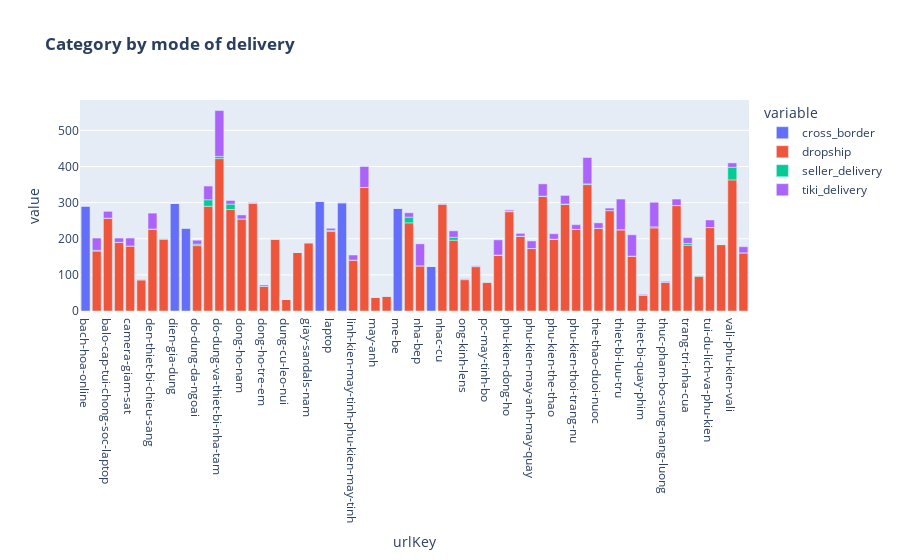

Here is the notebook cell this chart was saved with:
### Code cell
px.bar(df.pivot_table(index = 'urlKey', columns = 'fulfillment_type', values = 'sku', aggfunc = 'count', fill_value = 0).reset_index(), 
       x = "urlKey", 
       y = ["cross_border", "dropship", "seller_delivery", 'tiki_delivery'], 
       title = "<b>Category by mode of delivery<b>").show()

### Figure 1 — Plotly figure (JSON) as saved in the notebook; plotly's stock layout.template omitted (floating-point values rounded to 4 significant figures)
{"data": [{"alignmentgroup": "True", "hovertemplate": "variable=cross_border<br>urlKey=%{x}<br>value=%{y}<extra></extra>", "legendgroup": "cross_border", "marker": {"color": "#636efa", "pattern": {"shape": ""}}, "name": "cross_border", "offsetgroup": "cross_border", "orientation": "v", "showlegend": true, "textposition": "auto", "type": "bar", "x": ["bach-hoa-online", "balo", "balo-cap-tui-chong-soc-laptop", "balo-tui-dung-bao-da", "camera-giam-sat", "camera-hanh-trinh-action-camera-va-phu-kien", "den-thiet-bi-chieu-sang", "dep-nam", "dien-gia-dung", "dien-thoai-may-tinh-bang", "do-dung-da-ngoai", "do-dung-phong-ngu", "do-dung-va-thiet-bi-nha-tam", "do-tho-cung", "dong-ho-nam", "dong-ho-nu", "dong-ho-tre-em", "dung-cu-cau-ca", "dung-cu-leo-nui", "giay-boots-nam", "giay-sandals-nam", "lam-dep-suc-khoe", "laptop", "laptop-may-vi-tinh", "linh-kien-may-tinh-phu-kien-may-tinh", "mat-kinh", "may-anh", "may-bay-camera-va-phu-kien", "me-be", "ngoai-troi-san-vuon", "nha-bep", "nha-cua-doi-song", "nhac-cu", "noi-that", "ong-kinh-lens", "ong-kinh-ong-ngam", "pc-may-tinh-bo", "phong-an", "phu-kien-dong-ho", "phu-kien-giay-nam", "phu-kien-may-anh-may-quay", "phu-kien-nam-tui-xach", "phu-kien-the-thao", "phu-kien-thoi-trang-nam", "phu-kien-thoi-trang-nu", "sua-chua-nha-cua", "the-thao-duoi-nuoc", "thiet-bi-anh-sang", "thiet-bi-luu-tru", "thiet-bi-mang", "thiet-bi-quay-phim", "thiet-bi-van-phong-thiet-bi-ngoai-vi", "thuc-pham-bo-sung-nang-luong", "trang-suc", "trang-tri-nha-cua", "tui-bao-tu-tui-deo-bung", "tui-du-lich-va-phu-kien", "tui-xach-cong-so-nam", "vali-phu-kien-vali", "vi-nam"], "xaxis": "x", "y": [291, 0, 0, 0, 0, 0, 0, 0, 298, 230, 0, 0, 0, 0, 0, 0, 0, 0, 0, 0, 0, 304, 0, 300, 0, 0, 0, 0, 285, 0, 0, 124, 0, 0, 0, 0, 0, 0, 0, 0, 0, 0, 0, 0, 0, 0, 0, 0, 0, 0, 0, 0, 0, 0, 0, 0, 0, 0, 0, 0], "yaxis": "y"}, {"alignmentgroup": "True", "hovertemplate": "variable=dropship<br>urlKey=%{x}<br>value=%{y}<extra></extra>", "legendgroup": "dropship", "marker": {"color": "#EF553B", "pattern": {"shape": ""}}, "name": "dropship", "offsetgroup": "dropship", "orientation": "v", "showlegend": true, "textposition": "auto", "type": "bar", "x": ["bach-hoa-online", "balo", "balo-cap-tui-chong-soc-laptop", "balo-tui-dung-bao-da", "camera-giam-sat", "camera-hanh-trinh-action-camera-va-phu-kien", "den-thiet-bi-chieu-sang", "dep-nam", "dien-gia-dung", "dien-thoai-may-tinh-bang", "do-dung-da-ngoai", "do-dung-phong-ngu", "do-dung-va-thiet-bi-nha-tam", "do-tho-cung", "dong-ho-nam", "dong-ho-nu", "dong-ho-tre-em", "dung-cu-cau-ca", "dung-cu-leo-nui", "giay-boots-nam", "giay-sandals-nam", "lam-dep-suc-khoe", "laptop", "laptop-may-vi-tinh", "linh-kien-may-tinh-phu-kien-may-tinh", "mat-kinh", "may-anh", "may-bay-camera-va-phu-kien", "me-be", "ngoai-troi-san-vuon", "nha-bep", "nha-cua-doi-song", "nhac-cu", "noi-that", "ong-kinh-lens", "ong-kinh-ong-ngam", "pc-may-tinh-bo", "phong-an", "phu-kien-dong-ho", "phu-kien-giay-nam", "phu-kien-may-anh-may-quay", "phu-kien-nam-tui-xach", "phu-kien-the-thao", "phu-kien-thoi-trang-nam", "phu-kien-thoi-trang-nu", "sua-chua-nha-cua", "the-thao-duoi-nuoc", "thiet-bi-anh-sang", "thiet-bi-luu-tru", "thiet-bi-mang", "thiet-bi-quay-phim", "thiet-bi-van-phong-thiet-bi-ngoai-vi", "thuc-pham-bo-sung-nang-luong", "trang-suc", "trang-tri-nha-cua", "tui-bao-tu-tui-deo-bung", "tui-du-lich-va-phu-kien", "tui-xach-cong-so-nam", "vali-phu-kien-vali", "vi-nam"], "xaxis": "x", "y": [0, 166, 257, 190, 180, 86, 227, 198, 0, 0, 181, 290, 422, 281, 255, 298, 68, 199, 32, 162, 189, 0, 220, 0, 141, 342, 38, 41, 0, 244, 125, 0, 296, 196, 87, 123, 80, 154, 275, 207, 173, 317, 198, 295, 226, 350, 229, 278, 225, 152, 44, 230, 79, 292, 182, 96, 231, 184, 363, 161], "yaxis": "y"}, {"alignmentgroup": "True", "hovertemplate": "variable=seller_delivery<br>urlKey=%{x}<br>value=%{y}<extra></extra>", "legendgroup": "seller_delivery", "marker": {"color": "#00cc96", "pattern": {"shape": ""}}, "name": "seller_delivery", "offsetgroup": "seller_delivery", "orientation": "v", "showlegend": true, "textposition": "auto", "type": "bar", "x": ["bach-hoa-online", "balo", "balo-cap-tui-chong-soc-laptop", "balo-tui-dung-bao-da", "camera-giam-sat", "camera-hanh-trinh-action-camera-va-phu-kien", "den-thiet-bi-chieu-sang", "dep-nam", "dien-gia-dung", "dien-thoai-may-tinh-bang", "do-dung-da-ngoai", "do-dung-phong-ngu", "do-dung-va-thiet-bi-nha-tam", "do-tho-cung", "dong-ho-nam", "dong-ho-nu", "dong-ho-tre-em", "dung-cu-cau-ca", "dung-cu-leo-nui", "giay-boots-nam", "giay-sandals-nam", "lam-dep-suc-khoe", "laptop", "laptop-may-vi-tinh", "linh-kien-may-tinh-phu-kien-may-tinh", "mat-kinh", "may-anh", "may-bay-camera-va-phu-kien", "me-be", "ngoai-troi-san-vuon", "nha-bep", "nha-cua-doi-song", "nhac-cu", "noi-that", "ong-kinh-lens", "ong-kinh-ong-ngam", "pc-may-tinh-bo", "phong-an", "phu-kien-dong-ho", "phu-kien-giay-nam", "phu-kien-may-anh-may-quay", "phu-kien-nam-tui-xach", "phu-kien-the-thao", "phu-kien-thoi-trang-nam", "phu-kien-thoi-trang-nu", "sua-chua-nha-cua", "the-thao-duoi-nuoc", "thiet-bi-anh-sang", "thiet-bi-luu-tru", "thiet-bi-mang", "thiet-bi-quay-phim", "thiet-bi-van-phong-thiet-bi-ngoai-vi", "thuc-pham-bo-sung-nang-luong", "trang-suc", "trang-tri-nha-cua", "tui-bao-tu-tui-deo-bung", "tui-du-lich-va-phu-kien", "tui-xach-cong-so-nam", "vali-phu-kien-vali", "vi-nam"], "xaxis": "x", "y": [0, 2, 0, 0, 0, 1, 0, 3, 0, 0, 4, 18, 6, 15, 0, 0, 0, 0, 0, 0, 0, 0, 3, 0, 0, 0, 0, 0, 0, 16, 0, 0, 0, 8, 0, 0, 0, 1, 2, 0, 0, 1, 1, 1, 0, 2, 0, 0, 0, 0, 0, 3, 0, 0, 5, 2, 0, 0, 35, 0], "yaxis": "y"}, {"alignmentgroup": "True", "hovertemplate": "variable=tiki_delivery<br>urlKey=%{x}<br>value=%{y}<extra></extra>", "legendgroup": "tiki_delivery", "marker": {"color": "#ab63fa", "pattern": {"shape": ""}}, "name": "tiki_delivery", "offsetgroup": "tiki_delivery", "orientation": "v", "showlegend": true, "textposition": "auto", "type": "bar", "x": ["bach-hoa-online", "balo", "balo-cap-tui-chong-soc-laptop", "balo-tui-dung-bao-da", "camera-giam-sat", "camera-hanh-trinh-action-camera-va-phu-kien", "den-thiet-bi-chieu-sang", "dep-nam", "dien-gia-dung", "dien-thoai-may-tinh-bang", "do-dung-da-ngoai", "do-dung-phong-ngu", "do-dung-va-thiet-bi-nha-tam", "do-tho-cung", "dong-ho-nam", "dong-ho-nu", "dong-ho-tre-em", "dung-cu-cau-ca", "dung-cu-leo-nui", "giay-boots-nam", "giay-sandals-nam", "lam-dep-suc-khoe", "laptop", "laptop-may-vi-tinh", "linh-kien-may-tinh-phu-kien-may-tinh", "mat-kinh", "may-anh", "may-bay-camera-va-phu-kien", "me-be", "ngoai-troi-san-vuon", "nha-bep", "nha-cua-doi-song", "nhac-cu", "noi-that", "ong-kinh-lens", "ong-kinh-ong-ngam", "pc-may-tinh-bo", "phong-an", "phu-kien-dong-ho", "phu-kien-giay-nam", "phu-kien-may-anh-may-quay", "phu-kien-nam-tui-xach", "phu-kien-the-thao", "phu-kien-thoi-trang-nam", "phu-kien-thoi-trang-nu", "sua-chua-nha-cua", "the-thao-duoi-nuoc", "thiet-bi-anh-sang", "thiet-bi-luu-tru", "thiet-bi-mang", "thiet-bi-quay-phim", "thiet-bi-van-phong-thiet-bi-ngoai-vi", "thuc-pham-bo-sung-nang-luong", "trang-suc", "trang-tri-nha-cua", "tui-bao-tu-tui-deo-bung", "tui-du-lich-va-phu-kien", "tui-xach-cong-so-nam", "vali-phu-kien-vali", "vi-nam"], "xaxis": "x", "y": [0, 34, 19, 12, 22, 1, 44, 0, 0, 0, 11, 38, 127, 10, 11, 2, 4, 0, 0, 0, 0, 0, 6, 0, 14, 58, 0, 0, 0, 12, 61, 0, 1, 18, 2, 2, 0, 42, 3, 8, 21, 34, 15, 24, 13, 73, 15, 7, 85, 59, 2, 68, 3, 18, 16, 0, 21, 0, 12, 17], "yaxis": "y"}], "layout": {"barmode": "relative", "legend": {"title": {"text": "variable"}, "tracegroupgap": 0}, "title": {"text": "<b>Category by mode of delivery<b>"}, "xaxis": {"anchor": "y", "domain": [0, 1], "title": {"text": "urlKey"}}, "yaxis": {"anchor": "x", "domain": [0, 1], "title": {"text": "value"}}}}
